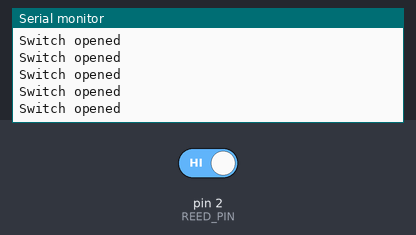
A sketch run on a simulated Arduino Uno, built with avr-gcc and run on an emulated ATmega328P. Shown: the last lines printed to the serial monitor. The inputs (shaded band) are chosen by the test bench; at power-on: pin 2 (REED_PIN) HIGH.

Above: at 1.2 s.
1.3 s: pin 2 (REED_PIN) driven LOW
At 1.8 s:
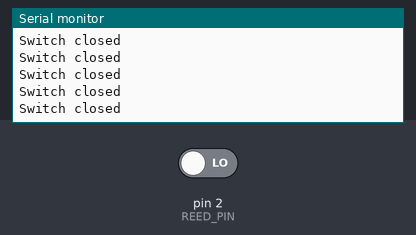
6.2 s: pin 2 (REED_PIN) driven HIGH
At 6.7 s:
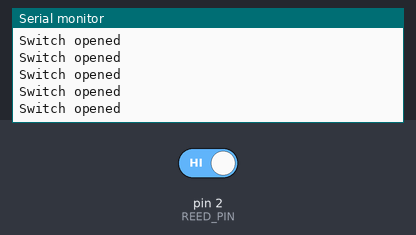
15.2 s: pin 2 (REED_PIN) driven LOW
At 15.7 s:
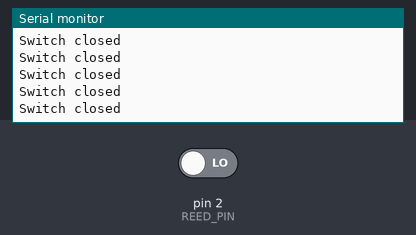

Measured:
- after the input at 1.3 s, the serial monitor: prints a new line after 0.07 s (image 1)
- after the input at 6.2 s, the serial monitor: prints a new line after 0.07 s (image 2)
- after the input at 15.2 s, the serial monitor: prints a new line after 0.07 s (image 3)

The sketch:

magReed.ino
```cpp
const int REED_PIN = 2;	// Pin connected to reed switch

void setup() {
	Serial.begin(9600);
	pinMode(REED_PIN, INPUT_PULLUP);	// Enable internal pull-up for the reed switch
}

void loop() {
	int proximity = digitalRead(REED_PIN); // Read the state of the switch

	// If the pin reads low, the switch is closed.
	if (proximity == LOW) {
		Serial.println("Switch closed");
	}
	else {
		Serial.println("Switch opened");
	}
}
```
